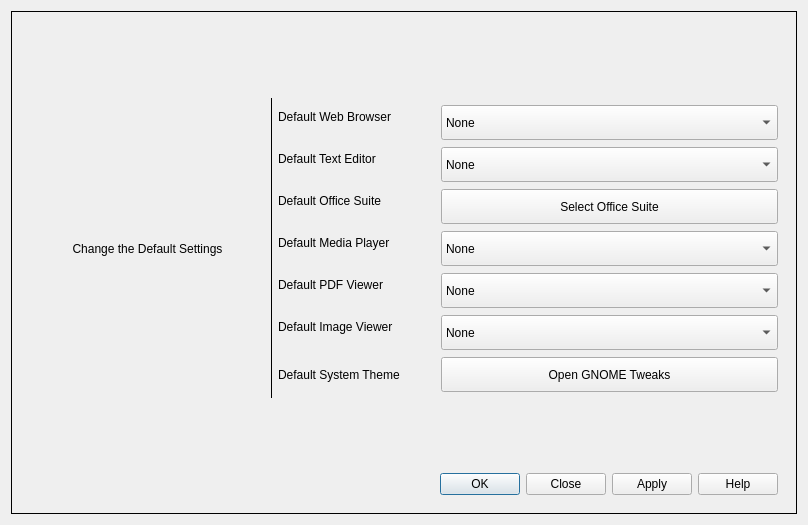
<?xml version="1.0" encoding="UTF-8"?>
<ui version="4.0">
 <class>Dialog</class>
 <widget class="QDialog" name="Dialog">
  <property name="geometry">
   <rect>
    <x>0</x>
    <y>0</y>
    <width>808</width>
    <height>525</height>
   </rect>
  </property>
  <property name="sizePolicy">
   <sizepolicy hsizetype="MinimumExpanding" vsizetype="Preferred">
    <horstretch>0</horstretch>
    <verstretch>0</verstretch>
   </sizepolicy>
  </property>
  <property name="minimumSize">
   <size>
    <width>534</width>
    <height>427</height>
   </size>
  </property>
  <property name="maximumSize">
   <size>
    <width>808</width>
    <height>525</height>
   </size>
  </property>
  <property name="windowTitle">
   <string>Change Default Settings</string>
  </property>
  <property name="windowIcon">
   <iconset>
    <normaloff>../png/maneki_neko.png</normaloff>../png/maneki_neko.png</iconset>
  </property>
  <property name="styleSheet">
   <string notr="true">QWidget{
background-color: rgb(30, 31, 47);
	
	font: 9pt &quot;JetBrains Mono&quot;;
	color: rgb(118, 159, 240);

}
	
QMessageBox{
	background-color: rgb(30, 31, 47);
	
	font: 9pt &quot;JetBrains Mono&quot;;
	color: rgb(118, 159, 240);

};
</string>
  </property>
  <layout class="QVBoxLayout" name="verticalLayout">
   <item>
    <widget class="QFrame" name="frame">
     <property name="styleSheet">
      <string notr="true">QWidget{
	background-color: rgb(30, 31, 47);
	
	font: 9pt &quot;JetBrains Mono&quot;;
	color: rgb(118, 159, 240);
};

</string>
     </property>
     <property name="frameShape">
      <enum>QFrame::Panel</enum>
     </property>
     <layout class="QVBoxLayout" name="verticalLayout_2">
      <item>
       <widget class="QStackedWidget" name="dialogStackedWidget">
        <property name="currentIndex">
         <number>0</number>
        </property>
        <widget class="QWidget" name="page">
         <layout class="QVBoxLayout" name="verticalLayout_4">
          <item>
           <layout class="QHBoxLayout" name="horizontalLayout">
            <item>
             <widget class="QFrame" name="frame_3">
              <property name="minimumSize">
               <size>
                <width>150</width>
                <height>0</height>
               </size>
              </property>
              <property name="maximumSize">
               <size>
                <width>235</width>
                <height>16777215</height>
               </size>
              </property>
              <property name="frameShape">
               <enum>QFrame::NoFrame</enum>
              </property>
              <property name="frameShadow">
               <enum>QFrame::Raised</enum>
              </property>
              <layout class="QVBoxLayout" name="verticalLayout_3">
               <item>
                <widget class="QLabel" name="label_8">
                 <property name="sizePolicy">
                  <sizepolicy hsizetype="MinimumExpanding" vsizetype="Preferred">
                   <horstretch>0</horstretch>
                   <verstretch>0</verstretch>
                  </sizepolicy>
                 </property>
                 <property name="minimumSize">
                  <size>
                   <width>80</width>
                   <height>0</height>
                  </size>
                 </property>
                 <property name="styleSheet">
                  <string notr="true">font: 20pt &quot;JetBrains Mono&quot;;</string>
                 </property>
                 <property name="text">
                  <string>Change the Default Settings</string>
                 </property>
                 <property name="alignment">
                  <set>Qt::AlignCenter</set>
                 </property>
                 <property name="wordWrap">
                  <bool>true</bool>
                 </property>
                </widget>
               </item>
              </layout>
             </widget>
            </item>
            <item>
             <widget class="QFrame" name="frame_2">
              <property name="minimumSize">
               <size>
                <width>1</width>
                <height>300</height>
               </size>
              </property>
              <property name="maximumSize">
               <size>
                <width>2</width>
                <height>300</height>
               </size>
              </property>
              <property name="frameShape">
               <enum>QFrame::Box</enum>
              </property>
              <property name="frameShadow">
               <enum>QFrame::Plain</enum>
              </property>
              <property name="lineWidth">
               <number>2</number>
              </property>
             </widget>
            </item>
            <item>
             <layout class="QFormLayout" name="formLayout">
              <property name="fieldGrowthPolicy">
               <enum>QFormLayout::ExpandingFieldsGrow</enum>
              </property>
              <property name="rowWrapPolicy">
               <enum>QFormLayout::DontWrapRows</enum>
              </property>
              <property name="formAlignment">
               <set>Qt::AlignJustify|Qt::AlignVCenter</set>
              </property>
              <property name="horizontalSpacing">
               <number>7</number>
              </property>
              <property name="verticalSpacing">
               <number>7</number>
              </property>
              <property name="leftMargin">
               <number>0</number>
              </property>
              <item row="0" column="0">
               <widget class="QLabel" name="label">
                <property name="sizePolicy">
                 <sizepolicy hsizetype="Preferred" vsizetype="Preferred">
                  <horstretch>0</horstretch>
                  <verstretch>0</verstretch>
                 </sizepolicy>
                </property>
                <property name="minimumSize">
                 <size>
                  <width>156</width>
                  <height>0</height>
                 </size>
                </property>
                <property name="maximumSize">
                 <size>
                  <width>176</width>
                  <height>16777215</height>
                 </size>
                </property>
                <property name="text">
                 <string>Default Web Browser</string>
                </property>
                <property name="wordWrap">
                 <bool>true</bool>
                </property>
               </widget>
              </item>
              <item row="0" column="1">
               <widget class="QComboBox" name="browserComboBox">
                <property name="sizePolicy">
                 <sizepolicy hsizetype="MinimumExpanding" vsizetype="Fixed">
                  <horstretch>0</horstretch>
                  <verstretch>0</verstretch>
                 </sizepolicy>
                </property>
                <property name="minimumSize">
                 <size>
                  <width>151</width>
                  <height>35</height>
                 </size>
                </property>
                <item>
                 <property name="text">
                  <string>None</string>
                 </property>
                </item>
                <item>
                 <property name="text">
                  <string>Chromium</string>
                 </property>
                </item>
                <item>
                 <property name="text">
                  <string>Firefox</string>
                 </property>
                </item>
               </widget>
              </item>
              <item row="1" column="0">
               <widget class="QLabel" name="label_2">
                <property name="sizePolicy">
                 <sizepolicy hsizetype="Preferred" vsizetype="Preferred">
                  <horstretch>0</horstretch>
                  <verstretch>0</verstretch>
                 </sizepolicy>
                </property>
                <property name="minimumSize">
                 <size>
                  <width>156</width>
                  <height>0</height>
                 </size>
                </property>
                <property name="maximumSize">
                 <size>
                  <width>176</width>
                  <height>16777215</height>
                 </size>
                </property>
                <property name="text">
                 <string>Default Text Editor</string>
                </property>
                <property name="wordWrap">
                 <bool>true</bool>
                </property>
               </widget>
              </item>
              <item row="1" column="1">
               <widget class="QComboBox" name="textEditorComboBox">
                <property name="sizePolicy">
                 <sizepolicy hsizetype="MinimumExpanding" vsizetype="Fixed">
                  <horstretch>0</horstretch>
                  <verstretch>0</verstretch>
                 </sizepolicy>
                </property>
                <property name="minimumSize">
                 <size>
                  <width>151</width>
                  <height>35</height>
                 </size>
                </property>
                <item>
                 <property name="text">
                  <string>None</string>
                 </property>
                </item>
               </widget>
              </item>
              <item row="2" column="0">
               <widget class="QLabel" name="label_3">
                <property name="sizePolicy">
                 <sizepolicy hsizetype="Preferred" vsizetype="Preferred">
                  <horstretch>0</horstretch>
                  <verstretch>0</verstretch>
                 </sizepolicy>
                </property>
                <property name="minimumSize">
                 <size>
                  <width>156</width>
                  <height>0</height>
                 </size>
                </property>
                <property name="maximumSize">
                 <size>
                  <width>176</width>
                  <height>16777215</height>
                 </size>
                </property>
                <property name="text">
                 <string>Default Office Suite</string>
                </property>
                <property name="wordWrap">
                 <bool>true</bool>
                </property>
               </widget>
              </item>
              <item row="3" column="0">
               <widget class="QLabel" name="label_6">
                <property name="sizePolicy">
                 <sizepolicy hsizetype="Preferred" vsizetype="Preferred">
                  <horstretch>0</horstretch>
                  <verstretch>0</verstretch>
                 </sizepolicy>
                </property>
                <property name="minimumSize">
                 <size>
                  <width>156</width>
                  <height>0</height>
                 </size>
                </property>
                <property name="maximumSize">
                 <size>
                  <width>176</width>
                  <height>16777215</height>
                 </size>
                </property>
                <property name="text">
                 <string>Default Media Player</string>
                </property>
                <property name="wordWrap">
                 <bool>true</bool>
                </property>
               </widget>
              </item>
              <item row="3" column="1">
               <widget class="QComboBox" name="mediaComboBox">
                <property name="sizePolicy">
                 <sizepolicy hsizetype="MinimumExpanding" vsizetype="Fixed">
                  <horstretch>0</horstretch>
                  <verstretch>0</verstretch>
                 </sizepolicy>
                </property>
                <property name="minimumSize">
                 <size>
                  <width>151</width>
                  <height>35</height>
                 </size>
                </property>
                <item>
                 <property name="text">
                  <string>None</string>
                 </property>
                </item>
               </widget>
              </item>
              <item row="4" column="0">
               <widget class="QLabel" name="label_5">
                <property name="sizePolicy">
                 <sizepolicy hsizetype="Preferred" vsizetype="Preferred">
                  <horstretch>0</horstretch>
                  <verstretch>0</verstretch>
                 </sizepolicy>
                </property>
                <property name="minimumSize">
                 <size>
                  <width>135</width>
                  <height>0</height>
                 </size>
                </property>
                <property name="maximumSize">
                 <size>
                  <width>176</width>
                  <height>16777215</height>
                 </size>
                </property>
                <property name="text">
                 <string>Default PDF Viewer</string>
                </property>
                <property name="wordWrap">
                 <bool>true</bool>
                </property>
               </widget>
              </item>
              <item row="4" column="1">
               <widget class="QComboBox" name="pdfComboBox">
                <property name="sizePolicy">
                 <sizepolicy hsizetype="MinimumExpanding" vsizetype="Fixed">
                  <horstretch>0</horstretch>
                  <verstretch>0</verstretch>
                 </sizepolicy>
                </property>
                <property name="minimumSize">
                 <size>
                  <width>151</width>
                  <height>35</height>
                 </size>
                </property>
                <item>
                 <property name="text">
                  <string>None</string>
                 </property>
                </item>
               </widget>
              </item>
              <item row="5" column="0">
               <widget class="QLabel" name="label_7">
                <property name="sizePolicy">
                 <sizepolicy hsizetype="Preferred" vsizetype="Preferred">
                  <horstretch>0</horstretch>
                  <verstretch>0</verstretch>
                 </sizepolicy>
                </property>
                <property name="minimumSize">
                 <size>
                  <width>156</width>
                  <height>0</height>
                 </size>
                </property>
                <property name="maximumSize">
                 <size>
                  <width>176</width>
                  <height>16777215</height>
                 </size>
                </property>
                <property name="text">
                 <string>Default Image Viewer</string>
                </property>
                <property name="wordWrap">
                 <bool>true</bool>
                </property>
               </widget>
              </item>
              <item row="5" column="1">
               <widget class="QComboBox" name="imageComboBox">
                <property name="sizePolicy">
                 <sizepolicy hsizetype="MinimumExpanding" vsizetype="Fixed">
                  <horstretch>1</horstretch>
                  <verstretch>0</verstretch>
                 </sizepolicy>
                </property>
                <property name="minimumSize">
                 <size>
                  <width>151</width>
                  <height>35</height>
                 </size>
                </property>
                <item>
                 <property name="text">
                  <string>None</string>
                 </property>
                </item>
               </widget>
              </item>
              <item row="6" column="0">
               <widget class="QLabel" name="label_4">
                <property name="sizePolicy">
                 <sizepolicy hsizetype="Preferred" vsizetype="Preferred">
                  <horstretch>0</horstretch>
                  <verstretch>0</verstretch>
                 </sizepolicy>
                </property>
                <property name="minimumSize">
                 <size>
                  <width>156</width>
                  <height>29</height>
                 </size>
                </property>
                <property name="maximumSize">
                 <size>
                  <width>176</width>
                  <height>16777215</height>
                 </size>
                </property>
                <property name="text">
                 <string>Default System Theme</string>
                </property>
                <property name="wordWrap">
                 <bool>true</bool>
                </property>
               </widget>
              </item>
              <item row="6" column="1">
               <widget class="QPushButton" name="openGNOMETweaksButton">
                <property name="sizePolicy">
                 <sizepolicy hsizetype="MinimumExpanding" vsizetype="Fixed">
                  <horstretch>0</horstretch>
                  <verstretch>0</verstretch>
                 </sizepolicy>
                </property>
                <property name="minimumSize">
                 <size>
                  <width>151</width>
                  <height>35</height>
                 </size>
                </property>
                <property name="text">
                 <string>Open GNOME Tweaks</string>
                </property>
               </widget>
              </item>
              <item row="2" column="1">
               <widget class="QPushButton" name="pushButton">
                <property name="sizePolicy">
                 <sizepolicy hsizetype="MinimumExpanding" vsizetype="Fixed">
                  <horstretch>0</horstretch>
                  <verstretch>0</verstretch>
                 </sizepolicy>
                </property>
                <property name="minimumSize">
                 <size>
                  <width>151</width>
                  <height>35</height>
                 </size>
                </property>
                <property name="text">
                 <string>Select Office Suite</string>
                </property>
               </widget>
              </item>
             </layout>
            </item>
           </layout>
          </item>
          <item>
           <widget class="QDialogButtonBox" name="primaryDialogButtonBox">
            <property name="orientation">
             <enum>Qt::Horizontal</enum>
            </property>
            <property name="standardButtons">
             <set>QDialogButtonBox::Apply|QDialogButtonBox::Close|QDialogButtonBox::Help|QDialogButtonBox::Ok</set>
            </property>
           </widget>
          </item>
         </layout>
        </widget>
        <widget class="QWidget" name="page_2">
         <layout class="QVBoxLayout" name="verticalLayout_7">
          <item>
           <layout class="QHBoxLayout" name="horizontalLayout_3">
            <item>
             <widget class="QFrame" name="frame_4">
              <property name="frameShape">
               <enum>QFrame::NoFrame</enum>
              </property>
              <property name="frameShadow">
               <enum>QFrame::Plain</enum>
              </property>
              <layout class="QVBoxLayout" name="verticalLayout_6">
               <item>
                <widget class="QLabel" name="label_9">
                 <property name="minimumSize">
                  <size>
                   <width>81</width>
                   <height>81</height>
                  </size>
                 </property>
                 <property name="maximumSize">
                  <size>
                   <width>81</width>
                   <height>81</height>
                  </size>
                 </property>
                 <property name="text">
                  <string/>
                 </property>
                 <property name="pixmap">
                  <pixmap>../png/maneki_neko.png</pixmap>
                 </property>
                 <property name="scaledContents">
                  <bool>true</bool>
                 </property>
                </widget>
               </item>
              </layout>
             </widget>
            </item>
            <item>
             <widget class="QScrollArea" name="scrollArea">
              <property name="frameShape">
               <enum>QFrame::Box</enum>
              </property>
              <property name="frameShadow">
               <enum>QFrame::Sunken</enum>
              </property>
              <property name="widgetResizable">
               <bool>true</bool>
              </property>
              <widget class="QWidget" name="scrollAreaWidgetContents">
               <property name="geometry">
                <rect>
                 <x>0</x>
                 <y>0</y>
                 <width>264</width>
                 <height>788</height>
                </rect>
               </property>
               <layout class="QVBoxLayout" name="verticalLayout_5">
                <item>
                 <spacer name="verticalSpacer">
                  <property name="orientation">
                   <enum>Qt::Vertical</enum>
                  </property>
                  <property name="sizeType">
                   <enum>QSizePolicy::Minimum</enum>
                  </property>
                  <property name="sizeHint" stdset="0">
                   <size>
                    <width>20</width>
                    <height>83</height>
                   </size>
                  </property>
                 </spacer>
                </item>
                <item>
                 <widget class="QLabel" name="label_10">
                  <property name="minimumSize">
                   <size>
                    <width>0</width>
                    <height>70</height>
                   </size>
                  </property>
                  <property name="styleSheet">
                   <string notr="true">font: 26pt &quot;JetBrains Mono&quot;;</string>
                  </property>
                  <property name="text">
                   <string>Help Page</string>
                  </property>
                  <property name="alignment">
                   <set>Qt::AlignCenter</set>
                  </property>
                 </widget>
                </item>
                <item>
                 <widget class="Line" name="line">
                  <property name="frameShadow">
                   <enum>QFrame::Plain</enum>
                  </property>
                  <property name="orientation">
                   <enum>Qt::Horizontal</enum>
                  </property>
                 </widget>
                </item>
                <item>
                 <widget class="QLabel" name="label_11">
                  <property name="minimumSize">
                   <size>
                    <width>0</width>
                    <height>100</height>
                   </size>
                  </property>
                  <property name="text">
                   <string>&lt;html&gt;&lt;head/&gt;&lt;body&gt;&lt;p&gt;=&amp;gt; Select the default applications for opening common file types.&lt;/p&gt;&lt;p&gt;=&amp;gt; Select your preferred system theme using GNOME Tweaks tool.&lt;/p&gt;&lt;/body&gt;&lt;/html&gt;</string>
                  </property>
                  <property name="alignment">
                   <set>Qt::AlignJustify|Qt::AlignVCenter</set>
                  </property>
                  <property name="wordWrap">
                   <bool>true</bool>
                  </property>
                 </widget>
                </item>
                <item>
                 <widget class="Line" name="line_4">
                  <property name="frameShadow">
                   <enum>QFrame::Plain</enum>
                  </property>
                  <property name="orientation">
                   <enum>Qt::Horizontal</enum>
                  </property>
                 </widget>
                </item>
                <item>
                 <spacer name="verticalSpacer_2">
                  <property name="orientation">
                   <enum>Qt::Vertical</enum>
                  </property>
                  <property name="sizeHint" stdset="0">
                   <size>
                    <width>20</width>
                    <height>92</height>
                   </size>
                  </property>
                 </spacer>
                </item>
                <item>
                 <widget class="QLabel" name="label_12">
                  <property name="minimumSize">
                   <size>
                    <width>0</width>
                    <height>131</height>
                   </size>
                  </property>
                  <property name="styleSheet">
                   <string notr="true">font: 22pt &quot;JetBrains Mono&quot;;</string>
                  </property>
                  <property name="text">
                   <string>Why can't I find any application?</string>
                  </property>
                  <property name="alignment">
                   <set>Qt::AlignCenter</set>
                  </property>
                  <property name="wordWrap">
                   <bool>true</bool>
                  </property>
                 </widget>
                </item>
                <item>
                 <widget class="Line" name="line_2">
                  <property name="frameShadow">
                   <enum>QFrame::Plain</enum>
                  </property>
                  <property name="orientation">
                   <enum>Qt::Horizontal</enum>
                  </property>
                 </widget>
                </item>
                <item>
                 <widget class="QLabel" name="label_13">
                  <property name="minimumSize">
                   <size>
                    <width>0</width>
                    <height>138</height>
                   </size>
                  </property>
                  <property name="frameShadow">
                   <enum>QFrame::Sunken</enum>
                  </property>
                  <property name="text">
                   <string>&lt;html&gt;&lt;head/&gt;&lt;body&gt;&lt;p&gt;=&amp;gt; Maneki Neko fetches only preinstalled programs that could be set as default.&lt;/p&gt;&lt;p&gt;=&amp;gt; If you don't see any programs, it's probably not yet installed.&lt;/p&gt;&lt;p&gt;=&amp;gt; You may use the Program Installer to install what you may need.&lt;/p&gt;&lt;/body&gt;&lt;/html&gt;</string>
                  </property>
                  <property name="alignment">
                   <set>Qt::AlignJustify|Qt::AlignVCenter</set>
                  </property>
                  <property name="wordWrap">
                   <bool>true</bool>
                  </property>
                 </widget>
                </item>
                <item>
                 <spacer name="verticalSpacer_3">
                  <property name="orientation">
                   <enum>Qt::Vertical</enum>
                  </property>
                  <property name="sizeHint" stdset="0">
                   <size>
                    <width>20</width>
                    <height>40</height>
                   </size>
                  </property>
                 </spacer>
                </item>
                <item>
                 <widget class="Line" name="line_5">
                  <property name="frameShadow">
                   <enum>QFrame::Plain</enum>
                  </property>
                  <property name="orientation">
                   <enum>Qt::Horizontal</enum>
                  </property>
                 </widget>
                </item>
                <item>
                 <widget class="QPushButton" name="openProgramInstallerButton">
                  <property name="text">
                   <string>Open Maneki Neko Program Installer</string>
                  </property>
                 </widget>
                </item>
               </layout>
              </widget>
             </widget>
            </item>
           </layout>
          </item>
          <item>
           <layout class="QHBoxLayout" name="horizontalLayout_2">
            <item>
             <widget class="QPushButton" name="previousButton">
              <property name="minimumSize">
               <size>
                <width>91</width>
                <height>25</height>
               </size>
              </property>
              <property name="text">
               <string>&lt;== Previous</string>
              </property>
             </widget>
            </item>
            <item>
             <widget class="QDialogButtonBox" name="helpPageButtonBox">
              <property name="standardButtons">
               <set>QDialogButtonBox::Close|QDialogButtonBox::Ok</set>
              </property>
             </widget>
            </item>
           </layout>
          </item>
         </layout>
        </widget>
       </widget>
      </item>
     </layout>
    </widget>
   </item>
  </layout>
 </widget>
 <resources/>
 <connections/>
</ui>
